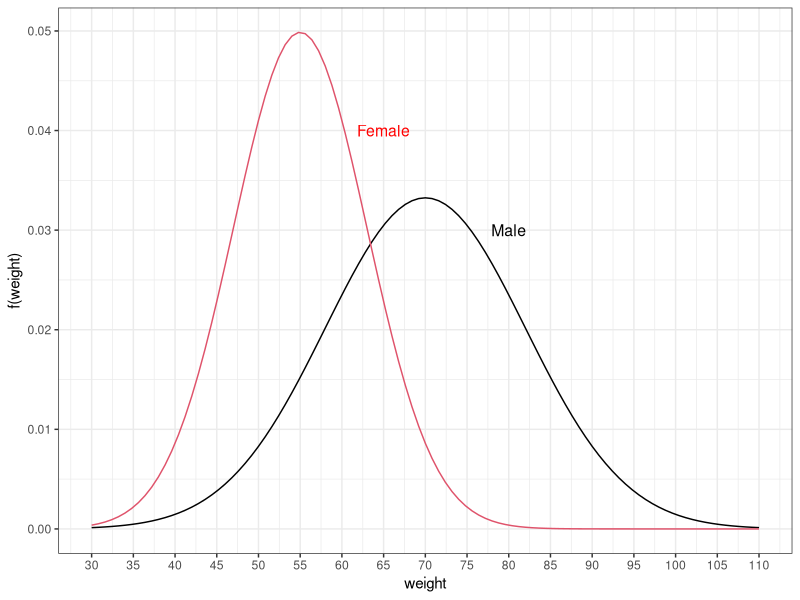
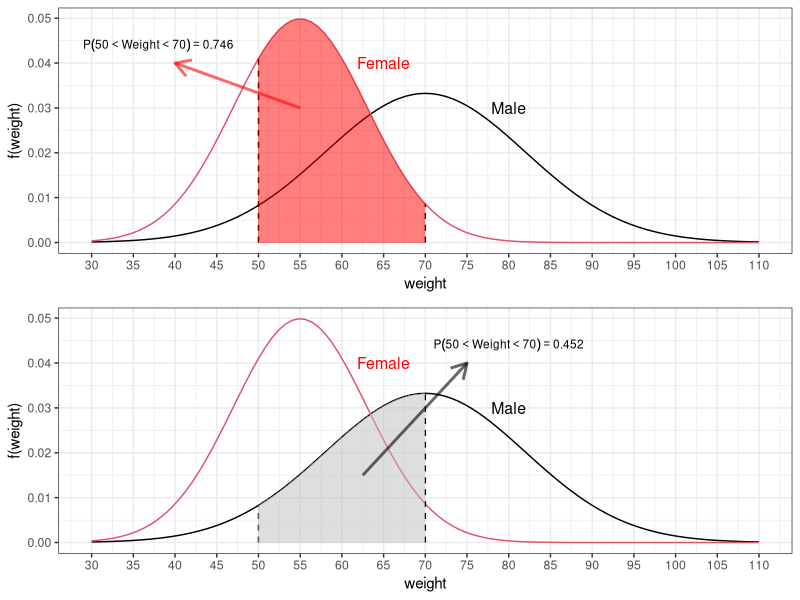

Write the R code that produced these figures, in order.
## ---- chunk 1
library(datasets)
library(tidyverse)
library(kableExtra)
library(knitr)
library(MASS)
library(boot)
library(carData)   

set.seed(150)
## ---- chunk 2
p1<-ggplot(data = data.frame(weight = c(30, 110)), aes(weight)) +
  stat_function(fun = dnorm, n = 101, args = list(mean = 70, sd = 12),color=1) +
  stat_function(fun = dnorm, n = 101, args = list(mean = 55, sd = 8),color=2) +
  ylab("f(weight)") + scale_x_continuous(breaks=seq(30,110, by=5)) + 
  annotate("text", x = c(65,80), y = c(.04,.03), 
           label = c("Female","Male") , size=4 , 
           color=c("red","black"))+
  theme_bw()
p1
## ---- chunk 3
xrange<-c(50,70)
p11<-p1+geom_segment(aes(x=xrange,xend=xrange,y=0,yend=dnorm(c(50,70),55,8)),linetype=2)+
  stat_function(fun = dnorm, args = list(mean = 55,sd=8),
                xlim = c(50,70),
                geom = "area",fill="red",alpha=0.5)+
  annotate("segment", x = c(55), xend = c(40), 
           y = c(0.03), yend = c(.04), colour = "red", size=1, alpha=0.6, arrow=arrow(length = unit(0.07, "npc")))+
  annotate("text", x = 38, y = .044, 
           label = "P(list(50 <Weight)<70)==0.746",parse=T , size=3 , fontface="bold")
p12<-p1+geom_segment(aes(x=c(50,70),xend=c(50,70),y=0,yend=dnorm(c(50,70),70,12)),linetype=2)+
  stat_function(fun = dnorm, args = list(mean = 70,sd=12),
                xlim = c(50,70),
                geom = "area",fill="grey",alpha=0.5)+
  annotate("segment", x = c(62.5), xend = c(75), 
           y = c(0.015), yend = c(.04), colour = "black", size=1, alpha=0.6, arrow=arrow(length = unit(0.07, "npc")))+
  annotate("text", x = 80, y = .044, 
           label = "P(list(50 <Weight)<70)==0.452",parse=T , size=3 , fontface="bold")
gridExtra::grid.arrange(grobs =list(p11,p12),nrow=2,ncol=1)
